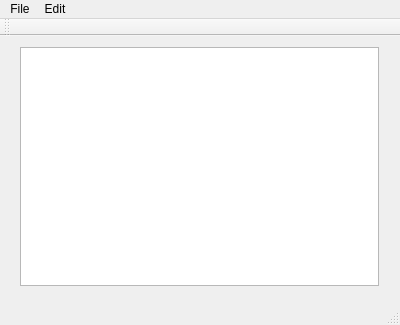
<?xml version="1.0" encoding="UTF-8"?>
<ui version="4.0">
 <class>MainWindow</class>
 <widget class="QMainWindow" name="MainWindow">
  <property name="geometry">
   <rect>
    <x>0</x>
    <y>0</y>
    <width>400</width>
    <height>325</height>
   </rect>
  </property>
  <property name="windowTitle">
   <string>MainWindow</string>
  </property>
  <widget class="QWidget" name="centralWidget">
   <widget class="QWidget" name="verticalLayoutWidget">
    <property name="geometry">
     <rect>
      <x>9</x>
      <y>0</y>
      <width>381</width>
      <height>261</height>
     </rect>
    </property>
    <layout class="QVBoxLayout" name="verticalLayout">
     <item>
      <widget class="QTextEdit" name="textEdit"/>
     </item>
    </layout>
   </widget>
  </widget>
  <widget class="QMenuBar" name="menuBar">
   <property name="geometry">
    <rect>
     <x>0</x>
     <y>0</y>
     <width>400</width>
     <height>20</height>
    </rect>
   </property>
   <widget class="QMenu" name="menuFile">
    <property name="title">
     <string>File</string>
    </property>
    <addaction name="actionNew"/>
    <addaction name="actionOpen"/>
    <addaction name="actionSave_as"/>
    <addaction name="actionPrint"/>
    <addaction name="actionExit"/>
   </widget>
   <widget class="QMenu" name="menuEdit">
    <property name="title">
     <string>Edit</string>
    </property>
    <addaction name="actionCopy"/>
    <addaction name="actionPaste"/>
    <addaction name="actionCut"/>
    <addaction name="actionUndo"/>
    <addaction name="actionRedo"/>
   </widget>
   <addaction name="menuFile"/>
   <addaction name="menuEdit"/>
  </widget>
  <widget class="QToolBar" name="mainToolBar">
   <attribute name="toolBarArea">
    <enum>TopToolBarArea</enum>
   </attribute>
   <attribute name="toolBarBreak">
    <bool>false</bool>
   </attribute>
  </widget>
  <widget class="QStatusBar" name="statusBar"/>
  <action name="actionNew">
   <property name="icon">
    <iconset resource="resources.qrc">
     <normaloff>:/images/New.bmp</normaloff>:/images/New.bmp</iconset>
   </property>
   <property name="text">
    <string>New</string>
   </property>
  </action>
  <action name="actionOpen">
   <property name="text">
    <string>Open</string>
   </property>
  </action>
  <action name="actionSave_as">
   <property name="text">
    <string>Save as</string>
   </property>
  </action>
  <action name="actionPrint">
   <property name="text">
    <string>Print</string>
   </property>
  </action>
  <action name="actionExit">
   <property name="text">
    <string>Exit</string>
   </property>
  </action>
  <action name="actionCopy">
   <property name="text">
    <string>Copy</string>
   </property>
  </action>
  <action name="actionPaste">
   <property name="text">
    <string>Paste</string>
   </property>
  </action>
  <action name="actionCut">
   <property name="text">
    <string>Cut</string>
   </property>
  </action>
  <action name="actionUndo">
   <property name="text">
    <string>Undo</string>
   </property>
  </action>
  <action name="actionRedo">
   <property name="text">
    <string>Redo</string>
   </property>
  </action>
 </widget>
 <layoutdefault spacing="6" margin="11"/>
 <resources>
  <include location="resources.qrc"/>
 </resources>
 <connections/>
</ui>
